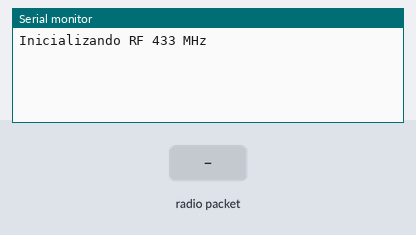
The sketch below on a simulated Arduino Uno, built with avr-gcc and run on an emulated ATmega328P. Shown: the last lines printed to the serial monitor. The test bench sets the inputs (shaded band). No radio packets arrive unless stated.

Above: at 1.2 s.
1.3 s: radio packet "1" arrives
At 1.8 s:
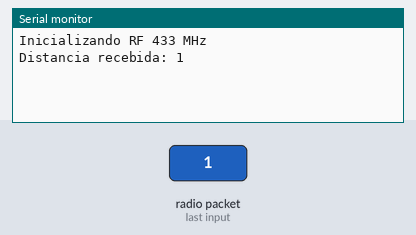
2.8 s: radio packet "0" arrives
At 4.0 s:
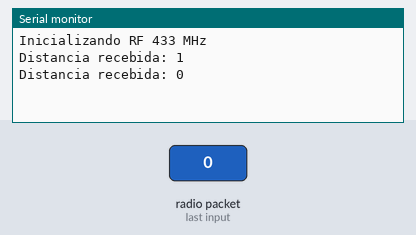
4.3 s: radio packet "2" arrives
At 5.2 s:
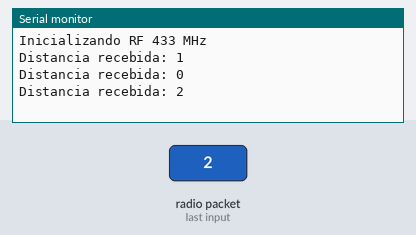

Measured:
- after the input at 1.3 s, the serial monitor: prints a new line at once (image 1)
- after the input at 2.8 s, the serial monitor: prints a new line at once (image 2)
- after the input at 4.3 s, the serial monitor: prints a new line at once (image 3)

The sketch:

receptor.ino
```cpp
/*
  Minicurso Eletrônica básica e Arduino
  Universidade Tecnológica Federal do Paraná - UTFPR

  Projeto 4 - Comunicação por Radiofrequência - Receptor

  Felipe Xavier 21/02/2020
*/

#include <RH_ASK.h>                             // Biblioteca RadioHead (modulacao ASK)
#include <SPI.h>                                // Necessário somente para compilacao

RH_ASK driver(2000, 4, 8);                      // 200bps, TX em D8 (pino 7), RX em D4 (pino 3)

uint8_t buf[11];                                // Mensagem recebida sera armazenada aqui
uint8_t buflen = sizeof(buf);

void setup()
{
  Serial.begin(9600);
  Serial.println("Inicializando RF 433 MHz");
  if (!driver.init())
         Serial.println("Erro: modulo RF nao inicializado.");
}

void loop()
{
    // Se alguma mensagem for recebida ...
    if(driver.recv(buf, &buflen))
    {
      // Message received with valid checksum
      Serial.print("Distancia recebida: ");
      Serial.println((char*)buf);
    }
}
```
